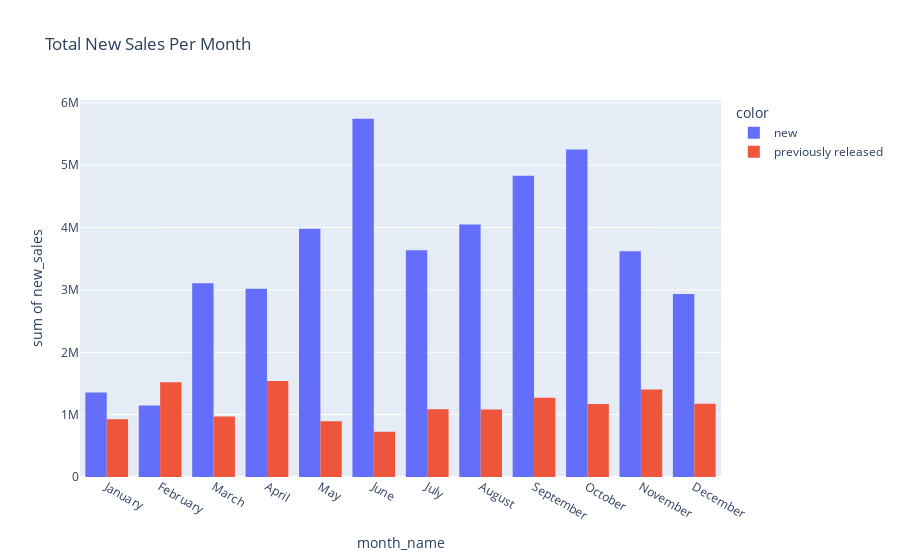

The code cell stored with this chart in its notebook:
### Code cell
# Histogram of new sales of Top 10 albums by month
px.histogram(df, x="month_name", y="new_sales", nbins=12, barmode='group', color=df["rank_change"].where(df["rank_change"] == "new", "previously released"), title='Total New Sales Per Month')

### Figure 1 — Plotly figure (JSON) as saved in the notebook; plotly's stock layout.template omitted (floating-point values rounded to 4 significant figures; data arrays with more than 128 entries replaced by an {"elided": "..."} marker saying what was removed)
{"data": [{"alignmentgroup": "True", "bingroup": "x", "histfunc": "sum", "hovertemplate": "color=new<br>month_name=%{x}<br>sum of new_sales=%{y}<extra></extra>", "legendgroup": "new", "marker": {"color": "#636efa", "pattern": {"shape": ""}}, "name": "new", "nbinsx": 12, "offsetgroup": "new", "orientation": "v", "showlegend": true, "type": "histogram", "x": {"elided": "433 str values"}, "xaxis": "x", "y": {"elided": "433 int values"}, "yaxis": "y"}, {"alignmentgroup": "True", "bingroup": "x", "histfunc": "sum", "hovertemplate": "color=previously released<br>month_name=%{x}<br>sum of new_sales=%{y}<extra></extra>", "legendgroup": "previously released", "marker": {"color": "#EF553B", "pattern": {"shape": ""}}, "name": "previously released", "nbinsx": 12, "offsetgroup": "previously released", "orientation": "v", "showlegend": true, "type": "histogram", "x": {"elided": "767 str values"}, "xaxis": "x", "y": {"elided": "767 int values"}, "yaxis": "y"}], "layout": {"barmode": "group", "legend": {"title": {"text": "color"}, "tracegroupgap": 0}, "title": {"text": "Total New Sales Per Month"}, "xaxis": {"anchor": "y", "domain": [0, 1], "title": {"text": "month_name"}}, "yaxis": {"anchor": "x", "domain": [0, 1], "title": {"text": "sum of new_sales"}}}}
